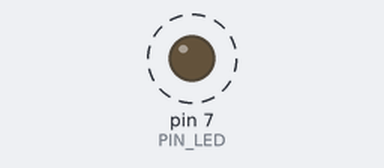
Recording of a sketch running on a simulated Arduino Uno, built with avr-gcc and run on an emulated ATmega328P. On the bench: output pins drawn as LEDs (lit = HIGH). Dashed ring = blinking. At 2.0 s the program stops and its outputs stay as they are.

Above: at 1.04 s.
Timing chart, 0 to 3.5 s (numbered marks = the images above):
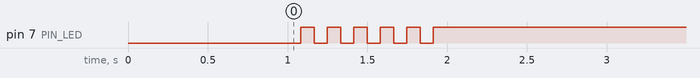

The sketch:

05_practice_2.ino
```cpp
#define PIN_LED 7
unsigned int count, toggle;

void setup() {
  // put your setup code here, to run once:
  pinMode(PIN_LED, OUTPUT);
  Serial.begin(115200);
  while(!Serial){
    ;
  }

  count = 0;
  toggle = 0;

  digitalWrite(PIN_LED, toggle);
  delay(1000);
}

void loop() {
  // put your main code here, to run repeatedly:
  toggle = toggle_state(toggle);
  digitalWrite(PIN_LED, toggle);

  while(count <= 11){
    toggle = toggle_state(toggle);
    digitalWrite(PIN_LED, toggle);

    delay(83);    //loop 12 times -> 1000ms / 12 = 83
    count++;
  }

  //infinite loop
  while(1){
    ;
  }
}

unsigned int toggle_state(unsigned int toggle){
  return (toggle == 0) ? 1 : 0;
}
```

Measured:
- by itself, pin 7 (PIN_LED): alternates HIGH for 0.08 s and LOW for 0.08 s, 11 changes in all, then stays HIGH
